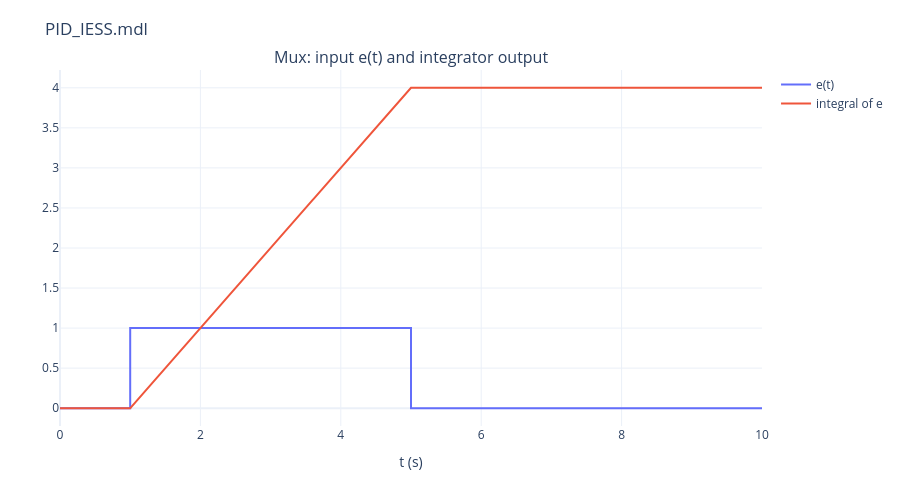

Notebook source saved alongside this figure:
### Markdown cell above
**為什麼積分器能消除穩態誤差？**（`PID_IESS`）把一段誤差脈波（$t=1$ 到 $t=5$ 為 1，之後為 0）送進積分器：
誤差回到 0 之後，積分器的輸出仍然停在 4。所以在穩態時，即使 $e=0$，PI 控制器仍能輸出維持位置所需的控制量；
純 P 控制做不到（$e=0$ 時 $u=K_pe=0$）。

### Code cell
pulse = lambda t: step(t, 1) + step(t, 5, after=-1)                   # Step + Step1（t = 5、Final value −1）
t, Z = simulate(lambda t, z: [pulse(t)], [0], 10, breaks=(1, 5))
print(f"PID_IESS: integrator output at t = 10 is {Z[0, -1]:.4f} while the input is 0")
scope(t, {"Mux: input e(t) and integrator output": [("e(t)", ([0, 1, 1, 5, 5, 10], [0, 0, 1, 1, 0, 0])), ("integral of e", Z[0])]},
      "PID_IESS.mdl")

### Figure 1 — Plotly figure (JSON) as saved in the notebook; plotly's stock layout.template omitted (floating-point values rounded to 4 significant figures; data arrays with more than 128 entries replaced by an {"elided": "..."} marker saying what was removed)
{"data": [{"mode": "lines", "name": "e(t)", "type": "scatter", "x": [0, 1, 1, 5, 5, 10], "xaxis": "x", "y": [0, 0, 1, 1, 0, 0], "yaxis": "y"}, {"mode": "lines", "name": "integral of e", "type": "scatter", "x": {"elided": "501 float values"}, "xaxis": "x", "y": {"elided": "501 float values"}, "yaxis": "y"}], "layout": {"annotations": [{"font": {"size": 16}, "showarrow": false, "text": "Mux: input e(t) and integrator output", "x": 0.5, "xanchor": "center", "xref": "paper", "y": 1.0, "yanchor": "bottom", "yref": "paper"}], "height": 480, "margin": {"b": 50, "l": 60, "r": 20, "t": 70}, "title": {"text": "PID_IESS.mdl"}, "xaxis": {"anchor": "y", "domain": [0.0, 1.0], "title": {"text": "t (s)"}}, "yaxis": {"anchor": "x", "domain": [0.0, 1.0]}}}
